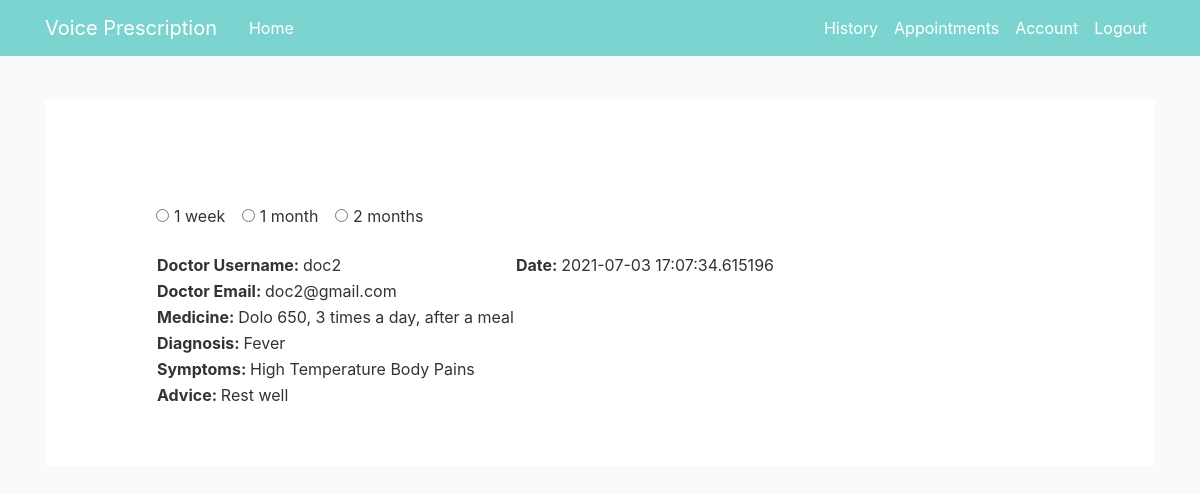
The app's page /history (signed in), older data.
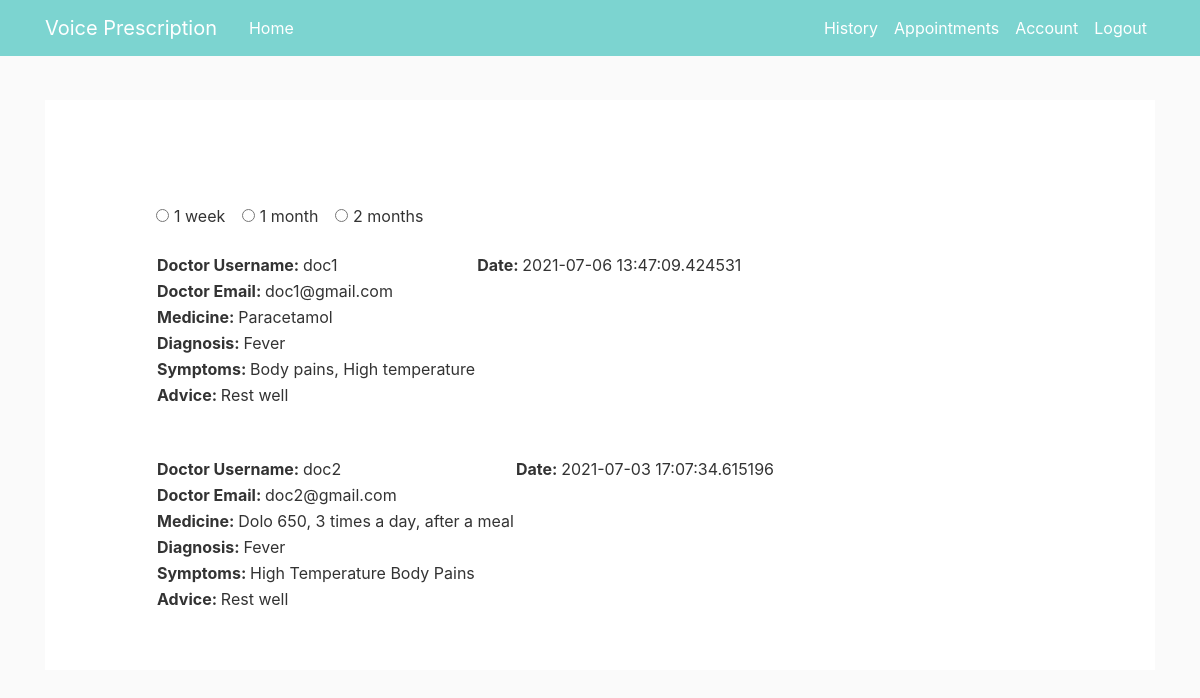
The same page, newer data.
### voiceprescription/models.py (models this page shows, shortened)
class Prescriptions(db.Model):
    id = db.Column(db.Integer, primary_key=True)
    patient_id = db.Column(db.Integer, db.ForeignKey('user.id'))
    doctor_id = db.Column(db.Integer, db.ForeignKey('user.id'))
    patient_name = db.Column(db.String(30), nullable=False)
    age = db.Column(db.Integer, nullable=False)
    appointment_id = db.Column(db.Integer, db.ForeignKey('appointments.id'))
    date_and_time = db.Column(db.DateTime, nullable=False, default=datetime.utcnow)
    prescription = db.Column(db.String(150), nullable=False)
    diagnosis = db.Column(db.String(150), nullable=False)
    symptoms = db.Column(db.String(150), nullable=False)
    advice = db.Column(db.String(150), nullable=False)
    sign = db.Column(db.String(30), nullable=False)
    doctor = relationship("User", foreign_keys=[doctor_id])
    patient = relationship("User", foreign_keys=[patient_id])
    appointments = relationship("Appointments", foreign_keys=[appointment_id])

class User(db.Model, UserMixin):
    id = db.Column(db.Integer, primary_key=True)
    username = db.Column(db.String(20), unique=True, nullable=False)
    email = db.Column(db.String(120), unique=True, nullable=False)
    image_file = db.Column(db.String(20), nullable=False, default='default.jpg')
    type = db.Column(db.String(2), nullable=False, default='p')
    password = db.Column(db.String(60), nullable=False)

### voiceprescription/routes.py (the view)
@app.route('/history')
def history():
    if current_user.type=='p':
        patient_pres = Prescriptions.query.filter_by(patient_id=current_user.id).order_by(Prescriptions.date_and_time.desc()).all()
        return render_template('displayprescriptions.html', prescriptions=patient_pres)
    else:
        doctor_pres = Prescriptions.query.filter_by(doctor_id=current_user.id).order_by(Prescriptions.date_and_time.desc()).all()
        return render_template('displayprescriptions.html', prescriptions=doctor_pres)

### voiceprescription/models.py (called while the page is built)
@login_manager.user_loader
def load_user(user_id):
    return User.query.get(int(user_id))

### voiceprescription/templates/displayprescriptions.html (shortened to what this page needs)
{% extends "layout.html" %}
{% block content %}
<div class="content padL10per">
    <div class="padTB24"></div>
    <form action="">
        <div class="form-check form-check-inline">
            <input class="form-check-input" type="radio" name="inlineRadioOptions" id="inlineRadio1" value="option1">
            <label class="form-check-label" for="inlineRadio1">1 week</label>
        </div>
        <div class="form-check form-check-inline">
            <input class="form-check-input" type="radio" name="inlineRadioOptions" id="inlineRadio1" value="option1">
            <label class="form-check-label" for="inlineRadio1">1 month</label>
        </div>
        <div class="form-check form-check-inline">
            <input class="form-check-input" type="radio" name="inlineRadioOptions" id="inlineRadio1" value="option1">
            <label class="form-check-label" for="inlineRadio1">2 months</label>
        </div>
    </form>
    <br>
    {% for prescription in prescriptions %}
    <table>
        <caption></caption>
        <tbody>
            {% if current_user.type == 'p' %}
            <tr>
                <td><strong>Doctor Username: </strong>{{prescription.doctor.username}}</td>
                <td><strong>Date: </strong>{{prescription.date_and_time}}</td>
            </tr>
            <tr>
                <td><strong>Doctor Email: </strong>{{prescription.doctor.email}}</td>
            </tr>
            {% endif %}
            <tr>
                <td><strong>Medicine: </strong>{{prescription.prescription}}</td>
            </tr>
            <tr>
                <td><strong>Diagnosis: </strong>{{prescription.diagnosis}}</td>
            </tr>
            <tr>
                <td><strong>Symptoms: </strong>{{prescription.symptoms}}</td>
            </tr>
            <tr>
                <td><strong>Advice: </strong>{{prescription.advice}}</td>
            </tr>
        </tbody>
    </table>
    <br />
    {% endfor %}
</div>
{% endblock content %}

Row changes from the older to the newer data that the page shows:
added Prescriptions: doctor.username "doc1", date_and_time "2021-07-06 13:47:09.424531", doctor.email "doc1@gmail.com", prescription "Paracetamol", diagnosis "Fever", symptoms "Body pains, High temperature", advice "Rest well"
